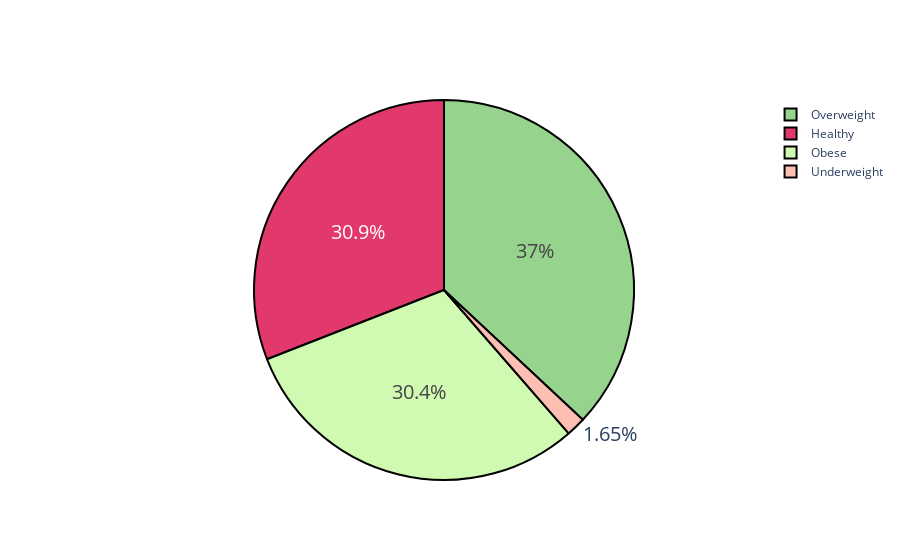

The cell this chart's notebook holds for it:
### Code cell
colors = ['#FEBFB3', '#E1396C', '#96D38C', '#D0F9B1']

trace = go.Pie(labels=x_, values=y_,
               hoverinfo='label+percent',
               textfont=dict(size=20),
               marker=dict(colors=colors, 
                           line=dict(color='#000000', width=2)))

plotly.offline.iplot([trace], filename='pie-chart')

### Figure 1 — Plotly figure (JSON) as saved in the notebook; plotly's stock layout.template omitted (floating-point values rounded to 4 significant figures)
{"data": [{"hoverinfo": "label+percent", "labels": ["Underweight", "Healthy", "Overweight", "Obese"], "marker": {"colors": ["#FEBFB3", "#E1396C", "#96D38C", "#D0F9B1"], "line": {"color": "#000000", "width": 2}}, "textfont": {"size": 20}, "type": "pie", "values": [165, 3094, 3696, 3045]}], "layout": {}}
